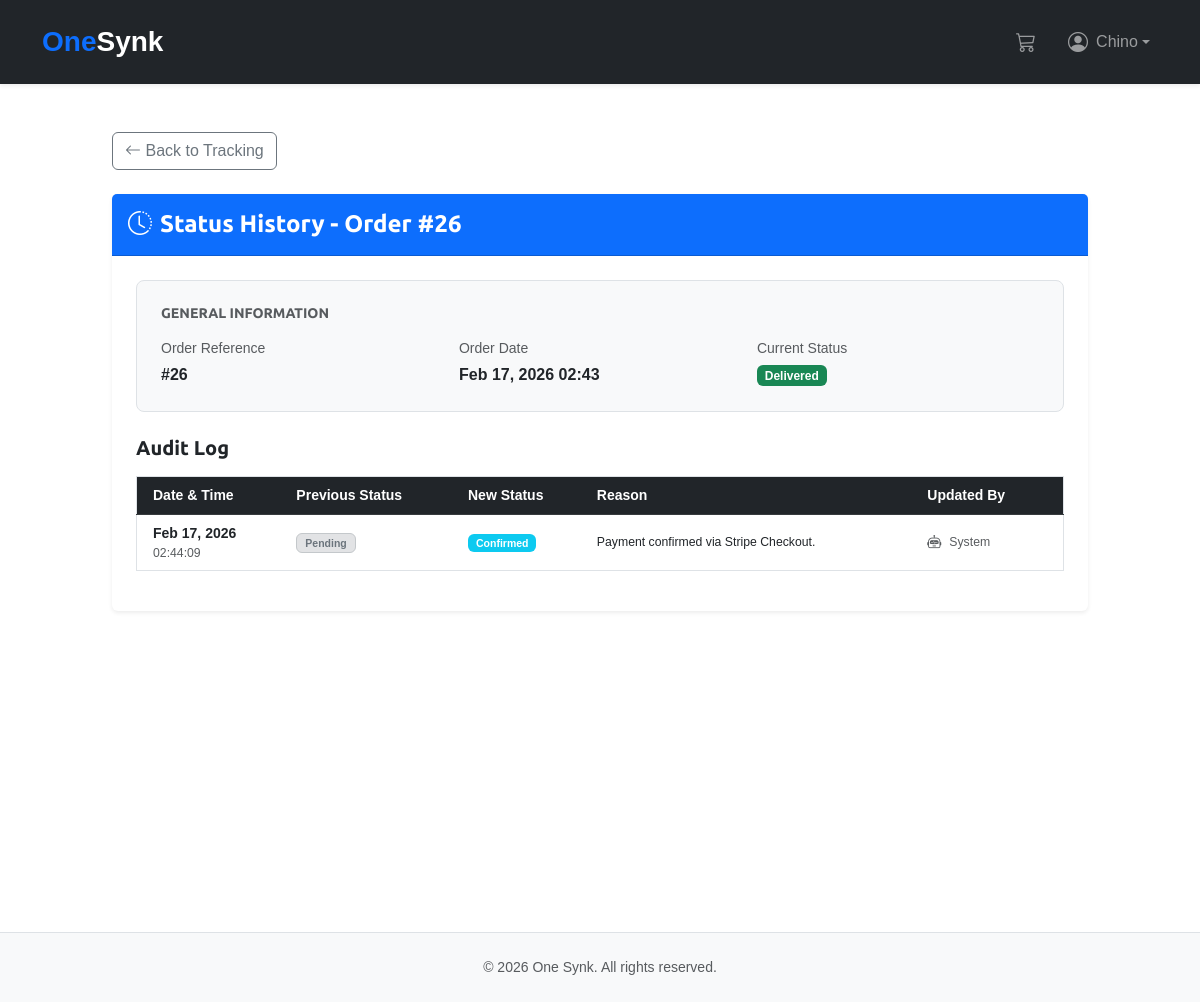
The page /orders/detail/26/status-history/ (signed in) on the database its author committed.
### accounts/models.py (models this page shows, shortened)
class CustomUser(AbstractUser):
    phone_regex = RegexValidator(
        regex=r"^\d{10}$",
        message=_("Phone number must be exactly 10 digits (e.g., 5522445104)."),
    )
    USER_TYPE_CHOICES = (
        ("regular_user", "Regular User"),
        ("wholesaler", "Wholesaler"),
    )
    class UserTypes(models.TextChoices):
        REGULAR = "regular_user", _("Regular User")
        WHOLESALER = "wholesaler", _("Wholesaler")
    phone = models.CharField(
        _("phone number"),
        max_length=10,
        validators=[phone_regex],
        blank=True,
        null=True,
        help_text=_("Format: 5522445104"),
    )
    user_type = models.CharField(
        max_length=20,
        choices=USER_TYPE_CHOICES,
        default="regular_user",
        help_text=_(
            "Designates whether the user is a regular customer or a wholesaler."
        ),
    )
    stripe_customer_id = models.CharField(
        _("Stripe Customer ID"),
        max_length=255,
        blank=True,
        null=True,
        unique=True,
        help_text=_("Unique identifier for the customer in Stripe."),
    )
    payment_method = models.CharField(
        _("default payment method"),
        max_length=255,
        blank=True,
        null=True,
        help_text=_("ID of the default payment method in Stripe."),
    )
    created_at = models.DateTimeField(_("created at"), auto_now_add=True)
    updated_at = models.DateTimeField(_("updated at"), auto_now=True)
    class Meta:
        verbose_name = _("User")
        verbose_name_plural = _("Users")
        ordering = ["-created_at"]

### orders/models.py (models this page shows, shortened)
class Order(models.Model):
    user = models.ForeignKey(
        CustomUser,
        on_delete=models.CASCADE,
        null=True,
        blank=True,
        related_name="orders",
        verbose_name=_("user"),
    )
    first_name = models.CharField(_("first name"), max_length=50)
    last_name = models.CharField(_("last name"), max_length=50)
    email = models.EmailField(_("email"))
    address = models.CharField(_("address"), max_length=250)
    postal_code = models.CharField(_("postal code"), max_length=20)
    city = models.CharField(_("city"), max_length=100)
    shipping_address = models.ForeignKey(
        Address,
        on_delete=models.SET_NULL,
        null=True,
        blank=True,
        related_name="orders_as_shipping",
        verbose_name=_("shipping address reference"),
    )
    billing_address = models.ForeignKey(
        Address,
        on_delete=models.SET_NULL,
        null=True,
        blank=True,
        related_name="orders_as_billing",
        verbose_name=_("billing address reference"),
    )
    created = models.DateTimeField(_("created at"), auto_now_add=True)
    updated = models.DateTimeField(_("updated at"), auto_now=True)
    paid = models.BooleanField(_("paid"), default=False)
    status = models.CharField(
        _("status"),
        max_length=20,
        choices=STATUS_CHOICES,
        default="pending",
    )
    estimated_delivery_date = models.DateField(
        _("estimated delivery"), null=True, blank=True
    )
    notes = models.TextField(_("internal notes"), blank=True, null=True)
    customer_notes = models.TextField(_("customer notes"), blank=True, null=True)
    stripe_id = models.CharField(_("Stripe Payment ID"), max_length=250, blank=True)
    payment_method = models.ForeignKey(
        PaymentMethod,
        on_delete=models.SET_NULL,
        null=True,
        blank=True,
        related_name="orders",
        verbose_name=_("payment method"),
    )
    coupon = models.ForeignKey(
        Coupon,
        related_name="orders",
        null=True,
        blank=True,
        on_delete=models.SET_NULL,
        verbose_name=_("coupon"),
    )
    discount = models.IntegerField(
        _("discount percentage"),
        default=0,
        validators=[MinValueValidator(0), MaxValueValidator(100)],
    )
    objects = OrderManager()
    class Meta:
        verbose_name = _("Order")
        verbose_name_plural = _("Orders")
        ordering = ["-created"]
        indexes = [
            models.Index(fields=["-created"]),
            models.Index(fields=["status"]),
            models.Index(fields=["paid"]),
            models.Index(fields=["user", "-created"]),
            models.Index(fields=["user", "status"]),
        ]
        constraints = [
            models.CheckConstraint(
                condition=models.Q(discount__gte=0, discount__lte=100),
                name="order_discount_range",
            ),
        ]
    def get_status_display_with_badge(self):
        badge_map = {
            "pending": "warning",
            "confirmed": "info",
            "preparing": "primary",
            "shipped": "info",
            "delivered": "success",
            "cancelled": "danger",
        }
        color = badge_map.get(self.status, "secondary")
        return f'<span class="badge bg-{color}">{self.get_status_display()}</span>'

class OrderStatusUpdate(models.Model):
    order = models.ForeignKey(
        Order,
        on_delete=models.CASCADE,
        related_name="status_updates",
    )
    old_status = models.CharField(max_length=20, choices=STATUS_CHOICES)
    new_status = models.CharField(max_length=20, choices=STATUS_CHOICES)
    changed_by = models.ForeignKey(
        CustomUser,
        on_delete=models.SET_NULL,
        null=True,
        blank=True,
    )
    reason = models.TextField(blank=True, null=True)
    created_at = models.DateTimeField(auto_now_add=True)
    class Meta:
        verbose_name = _("Status Update")
        verbose_name_plural = _("Status Updates")
        ordering = ["-created_at"]

### orders/views.py (the view)
@login_required
@require_http_methods(["GET"])
def order_status_history(request, order_id):
    order = get_user_order(request, order_id)
    status_updates = order.status_updates.all().order_by("-created_at")
    context = {
        "order": order,
        "status_updates": status_updates,
        "page_title": _("Status History - Order #{}").format(order.id),
    }
    return render(request, "orders/order/order_status_history.html", context)

### cart/cart.py (called while the page is built)
    def __len__(self):
        return sum(item["quantity"] for item in self.cart.values())

### cart/context_processors.py (called while the page is built)
def cart(request):
    return {"cart": Cart(request)}

### orders/managers.py (called while the page is built)
    def get_queryset(self):
        return OrderQuerySet(self.model, using=self._db)

### orders/views.py (called while the page is built)
def get_user_order(request, order_id):
    return get_object_or_404(Order, id=order_id, user=request.user)

### orders/templates/orders/order/order_status_history.html (shortened to what this page needs)
{% extends 'shop/base.html' %}
{% load static %}
{% load i18n %}
{% block content %}
<div class="container my-5">
    <div class="mb-4">
        <a href="{% url 'orders:order_tracking' order.id %}" class="btn btn-outline-secondary">
            <i class="bi bi-arrow-left"></i> {% trans "Back to Tracking" %}
        </a>
    </div>
    <div class="card border-0 shadow-sm">
        <div class="card-header bg-primary text-white py-3">
            <h4 class="mb-0 fw-bold"><i class="bi bi-clock-history me-2"></i>{{ page_title }}</h4>
        </div>
        <div class="card-body p-4">
            <div class="mb-4 p-4 bg-light rounded-3 border">
                <h6 class="text-uppercase text-muted small fw-bold mb-3">{% trans "General Information" %}</h6>
                <div class="row g-3">
                    <div class="col-md-4">
                        <p class="text-muted small mb-1">{% trans "Order Reference" %}</p>
                        <p class="fw-bold mb-0">#{{ order.id }}</p>
                    </div>
                    <div class="col-md-4">
                        <p class="text-muted small mb-1">{% trans "Order Date" %}</p>
                        <p class="fw-bold mb-0">{{ order.created|date:"M d, Y H:i" }}</p>
                    </div>
                    <div class="col-md-4">
                        <p class="text-muted small mb-1">{% trans "Current Status" %}</p>
                        <p class="mb-0">
                            {{ order.get_status_display_with_badge|safe }}
                        </p>
                    </div>
                </div>
            </div>
            <h5 class="fw-bold mb-3">{% trans "Audit Log" %}</h5>
            {% if status_updates %}
                <div class="table-responsive">
                    <table class="table table-hover align-middle border">
                        <thead class="table-dark">
                            <tr>
                                <th class="ps-3">{% trans "Date & Time" %}</th>
                                <th>{% trans "Previous Status" %}</th>
                                <th>{% trans "New Status" %}</th>
                                <th>{% trans "Reason" %}</th>
                                <th class="pe-3">{% trans "Updated By" %}</th>
                            </tr>
                        </thead>
                        <tbody>
                            {% for update in status_updates %}
                                <tr>
                                    <td class="ps-3">
                                        <div class="fw-bold">{{ update.created_at|date:"M d, Y" }}</div>
                                        <div class="text-muted small">{{ update.created_at|date:"H:i:s" }}</div>
                                    </td>
                                    <td>
                                        <span class="badge bg-secondary-subtle text-secondary border border-secondary-subtle px-2">
                                            {{ update.get_old_status_display }}
                                        </span>
                                    </td>
                                    <td>
                                        <span class="badge
                                            {% if update.new_status == 'delivered' %}bg-success
                                            {% elif update.new_status == 'cancelled' %}bg-danger
                                            {% elif update.new_status == 'shipped' %}bg-primary
                                            {% else %}bg-info{% endif %} px-2">
                                            {{ update.get_new_status_display }}
                                        </span>
                                    </td>
                                    <td>
                                        <p class="mb-0 small text-dark">
                                            {{ update.reason|default:"—" }}
                                        </p>
                                    </td>
                                    <td class="pe-3">
                                        {% if update.changed_by %}
                                            <div class="d-flex align-items-center">
                                                <i class="bi bi-person-circle me-2 text-primary"></i>
                                                <span class="small fw-semibold">{{ update.changed_by.get_full_name|default:update.changed_by.username }}</span>
                                            </div>
                                        {% else %}
                                            <div class="d-flex align-items-center text-muted">
                                                <i class="bi bi-robot me-2"></i>
                                                <span class="small">{% trans "System" %}</span>
                                            </div>
                                        {% endif %}
                                    </td>
                                </tr>
                            {% endfor %}
                        </tbody>
                    </table>
                </div>
            {% endif %}
        </div>
    </div>
</div>
{% endblock %}

### shop/templates/shop/base.html (shortened to what this page needs)
{% load static %}
{% load i18n %}
<!DOCTYPE html>
<html lang="en">
<head>
    <link href="https://cdn.jsdelivr.net/npm/bootstrap@5.3.0/dist/css/bootstrap.min.css" rel="stylesheet">
    <link rel="stylesheet" href="https://cdn.jsdelivr.net/npm/bootstrap-icons@1.11.0/font/bootstrap-icons.css">
    <link href="{% static 'css/base.css' %}" rel="stylesheet">
</head>
<body>
    <nav class="navbar navbar-expand-lg navbar-dark bg-dark shadow-sm py-3">
        <div class="container">
            <a href="{% url 'shop:product_list' %}" class="navbar-brand fw-bold fs-3">
                <span class="text-primary">One</span>Synk
            </a>
            <div class="collapse navbar-collapse" id="mainNav">
                <ul class="navbar-nav ms-auto align-items-center">
                    <li class="nav-item me-lg-3">
                        <a class="nav-link position-relative" href="{% url 'cart:cart_detail' %}">
                            <i class="bi bi-cart3 fs-5"></i>
                        </a>
                    </li>
                    {% if user.is_authenticated %}
                        <li class="nav-item dropdown">
                            <a class="nav-link dropdown-toggle d-flex align-items-center" href="#" id="userDropdown" role="button" data-bs-toggle="dropdown">
                                <i class="bi bi-person-circle fs-5 me-2"></i>
                                <span>{{ user.first_name|default:user.username }}</span>
                            </a>
                        </li>
                    {% endif %}
                </ul>
            </div>
        </div>
    </nav>
    <main id="content" class="min-vh-100">
        {% block content %}{% endblock %}
    </main>
    <footer class="bg-light py-4 border-top mt-5">
        <div class="container text-center">
            <p class="text-muted small mb-0">&copy; 2026 One Synk. {% trans "All rights reserved." %}</p>
        </div>
    </footer>
</body>
</html>

### shop/static/css/base.css (style rules this page uses)
body { margin:0; padding:0; font-family:helvetica, sans-serif; }
h1, h2, h3, h4, h5 , h6 { font-family: 'Ubuntu', sans-serif; font-weight:normal; }
a { text-decoration:none; color:#5993bb; }
table { width:100%; border-spacing:0; border-collapse: collapse; }
table th, table td { text-align:left; font-size:14px; padding:10px; margin:0; }
tbody tr:nth-child(odd) { background:#efefef; }
thead th, tbody tr.total { background:#5993bb; color:#fff; font-weight:bold; }
#content { padding:0 100px; overflow:hidden; }

### rows shown on the page
CustomUser: first_name "Chino"
Order: id "26", created "Feb 17, 2026 02:43", get_status_display_with_badge "Delivered"
OrderStatusUpdate: created_at "Feb 17, 2026", created_at "02:44:09", old_status "Pending", new_status "Confirmed", reason "Payment confirmed via Stripe Checkout."

### other values the page prints
{{ page_title }} "Status History - Order #26"
